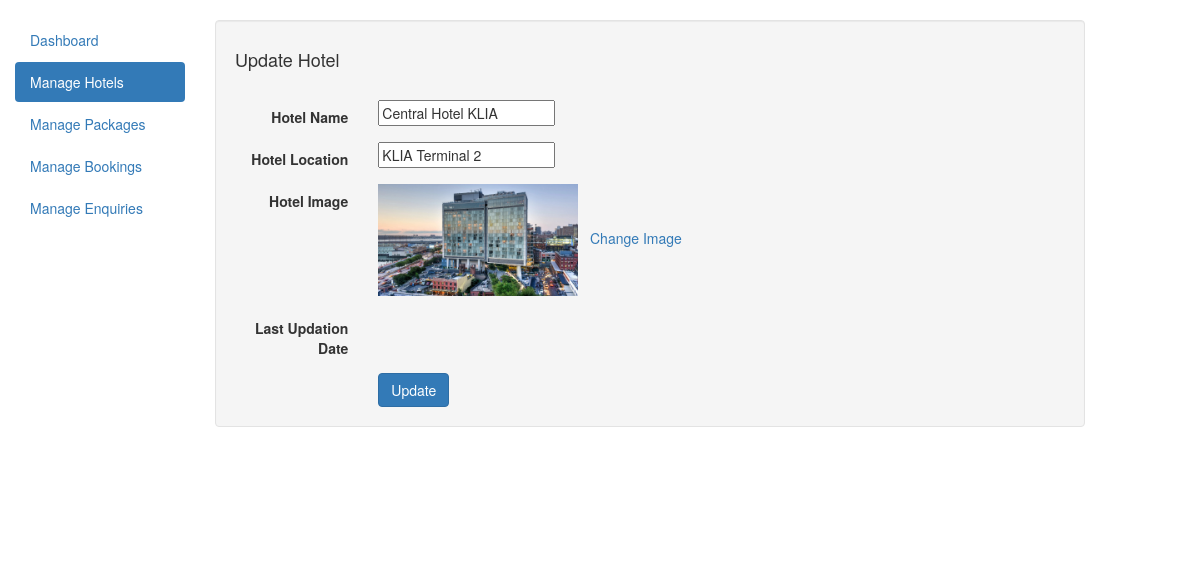
/admin/update-hotel.php?hid=1 (signed in), run on the app's committed database.
### tables this page shows
CREATE TABLE `hotels` (
  `htl_id` int(11) NOT NULL,
  `htl_name` varchar(200) DEFAULT NULL,
  `htl_location` varchar(100) DEFAULT NULL,
  `htl_image` varchar(100) DEFAULT NULL,
  `creation_date` timestamp NULL DEFAULT current_timestamp(),
  `update_date` timestamp NULL DEFAULT NULL ON UPDATE current_timestamp()
);

### admin/update-hotel.php (the view, shortened to what this page needs)
<?php
include('includes/config.php');
if (strlen($_SESSION['alogin']) == 0) {
    header('location:dashboard.php');
} else {
?>
    <!DOCTYPE html>
    <html lang="en">
    <head>
        <link rel="stylesheet" href="https://maxcdn.bootstrapcdn.com/bootstrap/3.4.1/css/bootstrap.min.css">
    </head>
    <body>
        <div class="container-fluid">
            <div class="row content">
                <div class="col-sm-3 col-md-2 sidebar">
                    <br>
                    <ul class="nav nav-pills nav-stacked">
                        <li><a href="dashboard.php">Dashboard</a></li>
                        <li class="active"><a href="manage-hotels.php">Manage Hotels</a></li>
                        <li><a href="manage-packages.php">Manage Packages</a></li>
                        <li><a href="manage-bookings.php">Manage Bookings</a></li>
                        <li><a href="manage-bookings.php">Manage Enquiries</a></li>
                    </ul><br>
                </div>
                <br>
                <div class="col-sm-9">
                    <div class="well">
                        <h4>Update Hotel</h4><br>
                        <div class="tab-content">
                            <div class="tab-pane active" id="horizontal-form">
                                <?php
                                $hid = intval($_GET['hid']);
                                $sql = "SELECT * from hotels where htl_id=:hid";
                                $query = $dbh->prepare($sql);
                                $query->bindParam(':hid', $hid, PDO::PARAM_STR);
                                $query->execute();
                                $results = $query->fetchAll(PDO::FETCH_OBJ);
                                if ($query->rowCount() > 0) {
                                    foreach ($results as $result) { ?>
                                        <form class="form-horizontal" name="hotel" method="post" enctype="multipart/form-data">
                                            <div class="form-group">
                                                <label for="focusedinput" class="col-sm-2 control-label">Hotel Name</label>
                                                <div class="col-sm-8">
                                                    <input type="text" class="form-control1" name="hotelname" id="hotelname" placeholder="name of hotel" value="<?php echo htmlentities($result->htl_name); ?>" required>
                                                </div>
                                            </div>
                                            <div class="form-group">
                                                <label for="focusedinput" class="col-sm-2 control-label">Hotel Location</label>
                                                <div class="col-sm-8">
                                                    <input type="text" class="form-control1" name="hotellocation" id="hotellocation" placeholder="location of hotel" value="<?php echo htmlentities($result->htl_location); ?>" required>
                                                </div>
                                            </div>
                                            <div class="form-group">
                                                <label for="focusedinput" class="col-sm-2 control-label">Hotel Image</label>
                                                <div class="col-sm-8">
                                                    <img src="img/htlimage/<?php echo htmlentities($result->htl_image); ?>" width="200">&nbsp;&nbsp;&nbsp;<a href="change-hotel-image.php?imgid=<?php echo htmlentities($result->htl_id); ?>">Change Image</a>
                                                </div>
                                            </div>
                                            <div class="form-group">
                                                <label for="focusedinput" class="col-sm-2 control-label">Last Updation Date</label>
                                                <div class="col-sm-8">
                                                </div>
                                            </div>
                                    <?php }
                                } ?>
                                    <div class="row">
                                        <div class="col-sm-8 col-sm-offset-2">
                                            <button type="submit" name="submit" class="btn-primary btn">Update</button>
                                        </div>
                                    </div>
                            </div>
                        </div>
                    </div>
                </div>
    </body>
    </html>
<?php } ?>

### admin/update-hotel.php (style rules this page uses)
.row.content { height: 550px }

### data on the page
hotels: hotelname "Central Hotel KLIA", hotellocation "KLIA Terminal 2", htl_image (picture)
